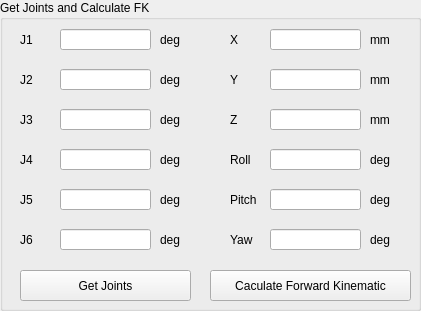
   <widget class="QGroupBox" name="groupBox_6">
    <property name="geometry">
     <rect>
      <x>390</x>
      <y>330</y>
      <width>421</width>
      <height>311</height>
     </rect>
    </property>
    <property name="title">
     <string>Get Joints and Calculate FK</string>
    </property>
    <widget class="QLabel" name="label_36">
     <property name="geometry">
      <rect>
       <x>230</x>
       <y>30</y>
       <width>21</width>
       <height>20</height>
      </rect>
     </property>
     <property name="text">
      <string>X</string>
     </property>
    </widget>
    <widget class="QLabel" name="label_37">
     <property name="geometry">
      <rect>
       <x>230</x>
       <y>70</y>
       <width>21</width>
       <height>20</height>
      </rect>
     </property>
     <property name="text">
      <string>Y</string>
     </property>
    </widget>
    <widget class="QLineEdit" name="txt_X">
     <property name="geometry">
      <rect>
       <x>270</x>
       <y>29</y>
       <width>91</width>
       <height>21</height>
      </rect>
     </property>
     <property name="text">
      <string/>
     </property>
    </widget>
    <widget class="QLineEdit" name="txt_Y">
     <property name="geometry">
      <rect>
       <x>270</x>
       <y>69</y>
       <width>91</width>
       <height>21</height>
      </rect>
     </property>
     <property name="text">
      <string/>
     </property>
    </widget>
    <widget class="QLabel" name="label_38">
     <property name="geometry">
      <rect>
       <x>370</x>
       <y>30</y>
       <width>31</width>
       <height>20</height>
      </rect>
     </property>
     <property name="text">
      <string>mm</string>
     </property>
    </widget>
    <widget class="QLabel" name="label_39">
     <property name="geometry">
      <rect>
       <x>370</x>
       <y>70</y>
       <width>31</width>
       <height>20</height>
      </rect>
     </property>
     <property name="text">
      <string>mm</string>
     </property>
    </widget>
    <widget class="QLineEdit" name="txt_Z">
     <property name="geometry">
      <rect>
       <x>270</x>
       <y>109</y>
       <width>91</width>
       <height>21</height>
      </rect>
     </property>
     <property name="text">
      <string/>
     </property>
    </widget>
    <widget class="QLineEdit" name="txt_Roll">
     <property name="geometry">
      <rect>
       <x>270</x>
       <y>149</y>
       <width>91</width>
       <height>21</height>
      </rect>
     </property>
     <property name="text">
      <string/>
     </property>
    </widget>
    <widget class="QLabel" name="label_40">
     <property name="geometry">
      <rect>
       <x>370</x>
       <y>110</y>
       <width>31</width>
       <height>20</height>
      </rect>
     </property>
     <property name="text">
      <string>mm</string>
     </property>
    </widget>
    <widget class="QLabel" name="label_41">
     <property name="geometry">
      <rect>
       <x>230</x>
       <y>150</y>
       <width>31</width>
       <height>20</height>
      </rect>
     </property>
     <property name="text">
      <string>Roll</string>
     </property>
    </widget>
    <widget class="QLabel" name="label_42">
     <property name="geometry">
      <rect>
       <x>370</x>
       <y>150</y>
       <width>31</width>
       <height>20</height>
      </rect>
     </property>
     <property name="text">
      <string>deg</string>
     </property>
    </widget>
    <widget class="QLabel" name="label_43">
     <property name="geometry">
      <rect>
       <x>230</x>
       <y>110</y>
       <width>21</width>
       <height>20</height>
      </rect>
     </property>
     <property name="text">
      <string>Z</string>
     </property>
    </widget>
    <widget class="QLabel" name="label_44">
     <property name="geometry">
      <rect>
       <x>230</x>
       <y>190</y>
       <width>41</width>
       <height>20</height>
      </rect>
     </property>
     <property name="text">
      <string>Pitch</string>
     </property>
    </widget>
    <widget class="QLabel" name="label_45">
     <property name="geometry">
      <rect>
       <x>370</x>
       <y>190</y>
       <width>31</width>
       <height>20</height>
      </rect>
     </property>
     <property name="text">
      <string>deg</string>
     </property>
    </widget>
    <widget class="QLineEdit" name="txt_Pitch">
     <property name="geometry">
      <rect>
       <x>270</x>
       <y>189</y>
       <width>91</width>
       <height>21</height>
      </rect>
     </property>
     <property name="text">
      <string/>
     </property>
    </widget>
    <widget class="QLabel" name="label_46">
     <property name="geometry">
      <rect>
       <x>370</x>
       <y>230</y>
       <width>31</width>
       <height>20</height>
      </rect>
     </property>
     <property name="text">
      <string>deg</string>
     </property>
    </widget>
    <widget class="QLineEdit" name="txt_Yaw">
     <property name="geometry">
      <rect>
       <x>270</x>
       <y>229</y>
       <width>91</width>
       <height>21</height>
      </rect>
     </property>
     <property name="text">
      <string/>
     </property>
    </widget>
    <widget class="QLabel" name="label_47">
     <property name="geometry">
      <rect>
       <x>230</x>
       <y>230</y>
       <width>41</width>
       <height>20</height>
      </rect>
     </property>
     <property name="text">
      <string>Yaw</string>
     </property>
    </widget>
    <widget class="QPushButton" name="btn_get_joints">
     <property name="geometry">
      <rect>
       <x>20</x>
       <y>270</y>
       <width>171</width>
       <height>31</height>
      </rect>
     </property>
     <property name="text">
      <string>Get Joints</string>
     </property>
    </widget>
    <widget class="QPushButton" name="btn_cal_FK">
     <property name="geometry">
      <rect>
       <x>210</x>
       <y>270</y>
       <width>201</width>
       <height>31</height>
      </rect>
     </property>
     <property name="text">
      <string>Caculate Forward Kinematic</string>
     </property>
    </widget>
    <widget class="QLabel" name="label_48">
     <property name="geometry">
      <rect>
       <x>160</x>
       <y>190</y>
       <width>31</width>
       <height>20</height>
      </rect>
     </property>
     <property name="text">
      <string>deg</string>
     </property>
    </widget>
    <widget class="QLabel" name="label_49">
     <property name="geometry">
      <rect>
       <x>160</x>
       <y>150</y>
       <width>31</width>
       <height>20</height>
      </rect>
     </property>
     <property name="text">
      <string>deg</string>
     </property>
    </widget>
    <widget class="QLineEdit" name="txt_J6">
     <property name="geometry">
      <rect>
       <x>60</x>
       <y>229</y>
       <width>91</width>
       <height>21</height>
      </rect>
     </property>
     <property name="text">
      <string/>
     </property>
    </widget>
    <widget class="QLineEdit" name="txt_J2">
     <property name="geometry">
      <rect>
       <x>60</x>
       <y>69</y>
       <width>91</width>
       <height>21</height>
      </rect>
     </property>
     <property name="text">
      <string/>
     </property>
    </widget>
    <widget class="QLineEdit" name="txt_J5">
     <property name="geometry">
      <rect>
       <x>60</x>
       <y>189</y>
       <width>91</width>
       <height>21</height>
      </rect>
     </property>
     <property name="text">
      <string/>
     </property>
    </widget>
    <widget class="QLabel" name="label_50">
     <property name="geometry">
      <rect>
       <x>160</x>
       <y>30</y>
       <width>31</width>
       <height>20</height>
      </rect>
     </property>
     <property name="text">
      <string>deg</string>
     </property>
    </widget>
    <widget class="QLabel" name="label_51">
     <property name="geometry">
      <rect>
       <x>20</x>
       <y>70</y>
       <width>21</width>
       <height>20</height>
      </rect>
     </property>
     <property name="text">
      <string>J2</string>
     </property>
    </widget>
    <widget class="QLineEdit" name="txt_J1">
     <property name="geometry">
      <rect>
       <x>60</x>
       <y>29</y>
       <width>91</width>
       <height>21</height>
      </rect>
     </property>
     <property name="text">
      <string/>
     </property>
    </widget>
    <widget class="QLabel" name="label_52">
     <property name="geometry">
      <rect>
       <x>20</x>
       <y>190</y>
       <width>41</width>
       <height>20</height>
      </rect>
     </property>
     <property name="text">
      <string>J5</string>
     </property>
    </widget>
    <widget class="QLabel" name="label_53">
     <property name="geometry">
      <rect>
       <x>20</x>
       <y>150</y>
       <width>31</width>
       <height>20</height>
      </rect>
     </property>
     <property name="text">
      <string>J4</string>
     </property>
    </widget>
    <widget class="QLineEdit" name="txt_J4">
     <property name="geometry">
      <rect>
       <x>60</x>
       <y>149</y>
       <width>91</width>
       <height>21</height>
      </rect>
     </property>
     <property name="text">
      <string/>
     </property>
    </widget>
    <widget class="QLineEdit" name="txt_J3">
     <property name="geometry">
      <rect>
       <x>60</x>
       <y>109</y>
       <width>91</width>
       <height>21</height>
      </rect>
     </property>
     <property name="text">
      <string/>
     </property>
    </widget>
    <widget class="QLabel" name="label_54">
     <property name="geometry">
      <rect>
       <x>20</x>
       <y>230</y>
       <width>41</width>
       <height>20</height>
      </rect>
     </property>
     <property name="text">
      <string>J6</string>
     </property>
    </widget>
    <widget class="QLabel" name="label_55">
     <property name="geometry">
      <rect>
       <x>20</x>
       <y>110</y>
       <width>21</width>
       <height>20</height>
      </rect>
     </property>
     <property name="text">
      <string>J3</string>
     </property>
    </widget>
    <widget class="QLabel" name="label_56">
     <property name="geometry">
      <rect>
       <x>160</x>
       <y>110</y>
       <width>31</width>
       <height>20</height>
      </rect>
     </property>
     <property name="text">
      <string>deg</string>
     </property>
    </widget>
    <widget class="QLabel" name="label_57">
     <property name="geometry">
      <rect>
       <x>160</x>
       <y>230</y>
       <width>31</width>
       <height>20</height>
      </rect>
     </property>
     <property name="text">
      <string>deg</string>
     </property>
    </widget>
    <widget class="QLabel" name="label_58">
     <property name="geometry">
      <rect>
       <x>20</x>
       <y>30</y>
       <width>21</width>
       <height>20</height>
      </rect>
     </property>
     <property name="text">
      <string>J1</string>
     </property>
    </widget>
    <widget class="QLabel" name="label_59">
     <property name="geometry">
      <rect>
       <x>160</x>
       <y>70</y>
       <width>31</width>
       <height>20</height>
      </rect>
     </property>
     <property name="text">
      <string>deg</string>
     </property>
    </widget>
   </widget>
